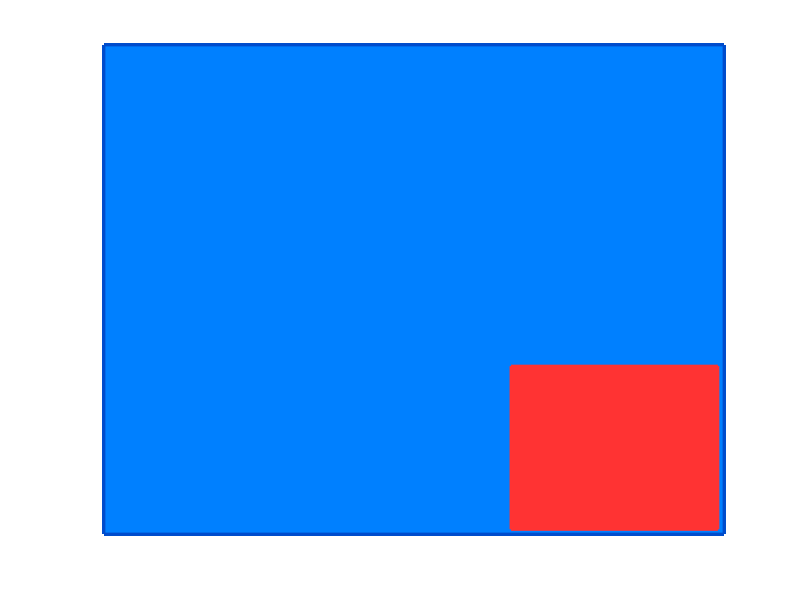

The MATLAB source for this figure: (Note: this script raises an error after producing the figure.)
thickness = 0.2;
layers = 25;
cube_size = 10;
blue_color = [0 0.5 1];
blue_edge_color = [0 0.3 0.8];
red_color = [1 0.2 0.2];
red_edge_color = [1 0.2 0.2];
light_red = [1 0 0];
line_width = 2;

red_cube_size = cube_size / 3;
red_thickness = thickness * 2;
red_layers = 5;
total_red_span = red_layers * 2;

tiny_offset = 0.002;  % Much smaller offset
margin = 0.1;
x_offset = cube_size - red_cube_size - margin;  % Remove the +total_red_span
y_offset = margin - tiny_offset;  % Small forward movement

hold on;
% Draw blue layers
for i = 1:layers
    z_bottom = (i-1) * thickness;
    z_top = z_bottom + thickness;
    x = [0 cube_size cube_size 0];
    y = [0 0 cube_size cube_size];
    patch(x, y, [z_bottom z_bottom z_bottom z_bottom], blue_color, ...
          'EdgeColor', blue_edge_color, 'LineWidth', line_width);
    patch(x, y, [z_top z_top z_top z_top], blue_color, ...
          'EdgeColor', blue_edge_color, 'LineWidth', line_width);
end

% Red cube
start_layer = layers - total_red_span;
for i = 1:red_layers
    z_bottom = (start_layer + (i-1) * 2) * thickness + tiny_offset;  % Small Z offset
    z_top = z_bottom + red_thickness;  % Remove tiny_offset from here
    
    x1 = x_offset;
    x2 = x_offset + red_cube_size;
    y1 = y_offset;
    y2 = y_offset + red_cube_size;
    
    % All your patch commands remain the same...
    patch([x1 x2 x2 x1], [y1 y1 y2 y2], [z_bottom z_bottom z_bottom z_bottom], red_color, ...
          'EdgeColor', red_edge_color, 'LineWidth', line_width);
    patch([x1 x2 x2 x1], [y1 y1 y2 y2], [z_top z_top z_top z_top], red_color, ...
          'EdgeColor', red_edge_color, 'LineWidth', line_width);
    patch([x1 x2 x2 x1], [y1 y1 y1 y1], [z_bottom z_bottom z_top z_top], light_red, ...
          'EdgeColor', red_edge_color, 'LineWidth', line_width);
    patch([x1 x2 x2 x1], [y2 y2 y2 y2], [z_bottom z_bottom z_top z_top], light_red, ...
          'EdgeColor', red_edge_color, 'LineWidth', line_width);
    patch([x1 x1 x1 x1], [y1 y2 y2 y1], [z_bottom z_bottom z_top z_top], light_red, ...
          'EdgeColor', red_edge_color, 'LineWidth', line_width);
    patch([x2 x2 x2 x2], [y1 y2 y2 y1], [z_bottom z_bottom z_top z_top], light_red, ...
          'EdgeColor', red_edge_color, 'LineWidth', line_width);
end

xlim([0, cube_size])
ylim([0, cube_size])
zlim([0, layers * thickness])
set(gca,'XTick',[])
set(gca,'YTick',[])
set(gca,'ZTick',[])
box off;
axis off;
h = gca;
h.XAxis.Visible = 'off';
h.YAxis.Visible = 'off';
view(38, 17);
% view(-1, 0);
